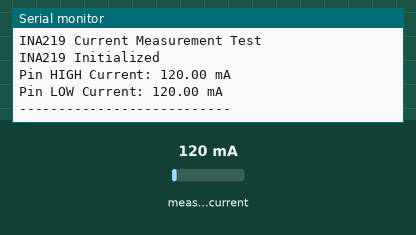
Recording of a sketch running on a simulated Arduino Uno, built with avr-gcc and run on an emulated ATmega328P. Parts: the last lines printed to the serial monitor. The test bench sets the inputs (shaded band); at power-on: measured current 120 mA.

Above: at 1.3 s.
1.4 s: measured current set to 40 mA
At 1.9 s:
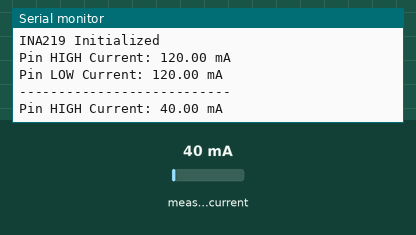
2.9 s: measured current set to 500 mA
At 3.4 s:
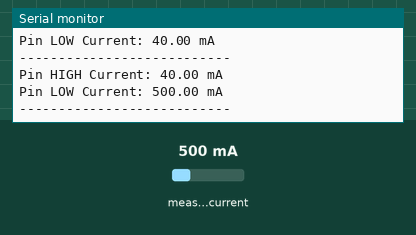
Timing chart, 0 to 5.9 s (numbered marks = the images above; inputs shaded):
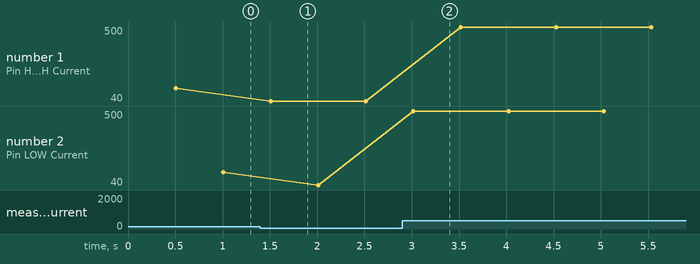

The sketch:

voltage_current_tester.ino
```cpp
#include <Wire.h>
#include <Adafruit_INA219.h>

Adafruit_INA219 ina219;

const int pulsePin = 1; // Pin you are pulsing
const int pulseDelay = 500; // milliseconds

void setup() {
  Serial.begin(115200);
  Wire.begin();

  pinMode(pulsePin, OUTPUT);

  Serial.println("INA219 Current Measurement Test");

  if (!ina219.begin()) {
    Serial.println("Failed to find INA219 chip");
    while (1) { delay(10); }
  }

  Serial.println("INA219 Initialized");
}

void loop() {
  // Pulse Pin HIGH
  digitalWrite(pulsePin, HIGH);
  delay(pulseDelay);

  // Read current through resistor
  float current_mA = ina219.getCurrent_mA();

  Serial.print("Pin HIGH Current: ");
  Serial.print(current_mA);
  Serial.println(" mA");

  // Pulse Pin LOW
  digitalWrite(pulsePin, LOW);
  delay(pulseDelay);

  // Read current again (should be near 0)
  current_mA = ina219.getCurrent_mA();
  Serial.print("Pin LOW Current: ");
  Serial.print(current_mA);
  Serial.println(" mA");

  Serial.println("---------------------------");
}
```

Measured:
- after the input at 1.4 s, the serial monitor: prints a new line after 0.11 s (image 1)
- after the input at 2.9 s, the serial monitor: prints a new line after 0.12 s (image 2)
- plotted number 1: 120 → 40 after the input at 1.4 s, 40 → 500 after the input at 2.9 s
- plotted number 2: 120 → 40 after the input at 1.4 s, 40 → 500 after the input at 2.9 s
